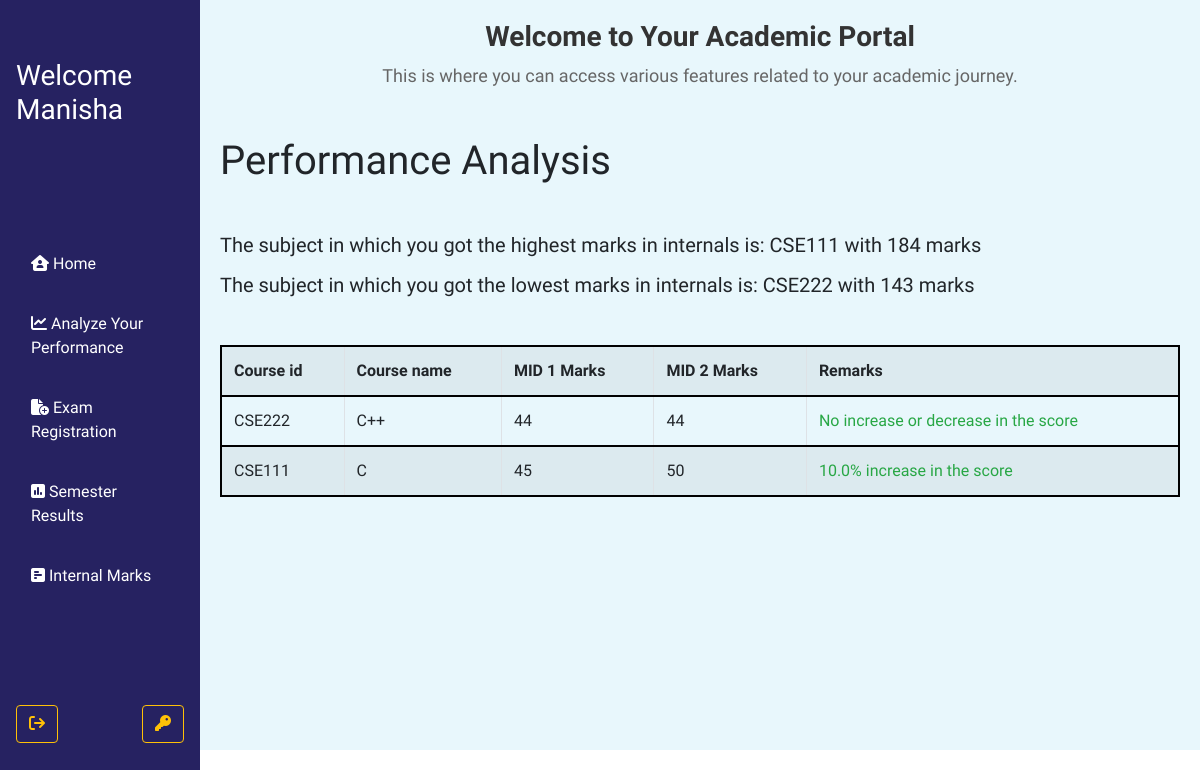
Page /schedule/1 on the committed database.
### App1/models.py (models this page shows)
class Student_details(models.Model):
	fname=models.CharField(max_length=40)
	lname=models.CharField(max_length=40)
	reg_no=models.CharField(max_length=55,unique=True)
	dept=models.CharField(max_length=10)
	pw=models.CharField(max_length=40)

class marks(models.Model):
	s_id=models.IntegerField()
	course_id=models.CharField(max_length=6)
	cla1_marks=models.IntegerField()
	cla2_marks=models.IntegerField()
	mid1_marks=models.IntegerField()
	mid2_marks=models.IntegerField()
	endsem_marks=models.IntegerField()

class courses(models.Model):
	course_id=models.CharField(max_length=6)
	cname=models.CharField(max_length=20)
	dept=models.CharField(max_length=20)

### App1/views.py (the view)
# urls.py: path('schedule/<int:id>',views.schedule,name='schedule'),
def schedule(request, id):
    ob=Student_details.objects.get(id=id)
    marks_list=marks.objects.filter(s_id=id)
    d={}
    for i in marks_list:
        d[i.course_id]=i.cla1_marks+i.cla2_marks+i.mid1_marks+i.mid2_marks
    from collections import OrderedDict
    import numpy as np
    keys = list(d.keys())
    values = list(d.values())
    sorted_value_index = np.argsort(values)
    sorted_marks = {keys[i]: values[i] for i in sorted_value_index}
    hmc = list(sorted_marks)[-1]
    hmv = sorted_marks[hmc]
    lmc = list(sorted_marks)[0]
    lmv = sorted_marks[lmc]
    print(sorted_marks)
    mid1vsmid2={}
    for i in marks_list:
    	mid1vsmid2[i.course_id]=[courses.objects.get(course_id=i.course_id).cname,i.mid1_marks,i.mid2_marks]
    	if i.mid1_marks>i.mid2_marks:
    		p=((i.mid1_marks-i.mid2_marks)/i.mid1_marks)*100
    		p=round(p,3)
    		print(p)
    		mid1vsmid2[i.course_id].append(str(p)+'% decrease in the score')
    	elif i.mid1_marks<i.mid2_marks:
    		p=((i.mid2_marks-i.mid1_marks)/i.mid2_marks)*100
    		p=round(p,3)
    		mid1vsmid2[i.course_id].append(str(p)+'% increase in the score')
    	else:
    		mid1vsmid2[i.course_id].append('No increase or decrease in the score')
    print(mid1vsmid2)
    return render(request, 'schedule.html',{'id':id,'ob':ob,'hmc':hmc,'lmc':lmc,'hmv':hmv,'lmv':lmv,'mid1vsmid2':mid1vsmid2})

### App1/templates/schedule.html
{% extends 'st_home.html' %}
{% block content %}
    <h1 class="my-5">Performance Analysis</h1>
    <h5 class="my-3">The subject in which you got the highest marks in internals is: {{ hmc }} with {{hmv}} marks</h5>
    <h5 class="my-3">The subject in which you got the lowest marks in internals is: {{ lmc }} with {{lmv}} marks</h5>
    <table class="table table-bordered table-striped my-5">
        <tr>
            <th>Course id</th>
            <th>Course name</th>
            <th>MID 1 Marks</th>
            <th>MID 2 Marks</th>
            <th>Remarks</th>
        </tr>
        {%  for key, value_list in mid1vsmid2.items %}
            <tr>
                <td>{{key}}</td>
                <td>{{value_list.0}}</td>
                <td>{{value_list.1}}</td>
                <td>{{value_list.2}}</td>
                <td class="{% if 'increase' in value_list.3 %} text-success {% else %} text-danger {% endif %}">{{value_list.3}}</td>
            </tr>
        {% endfor %}
    </table>
{% endblock %}

### App1/templates/st_home.html (shortened to what this page needs)
<!DOCTYPE html>
<html lang="en">
<head>
<link rel="stylesheet" href="https://stackpath.bootstrapcdn.com/bootstrap/4.5.2/css/bootstrap.min.css">
<link rel="stylesheet" href="https://cdnjs.cloudflare.com/ajax/libs/font-awesome/6.5.2/css/all.min.css" />
</head>
<body>
<nav class="navbar">
  <h3 class="text-white">Welcome {{ob.fname}}</h3>
  <ul class="navbar-nav">
    <li class="nav-item">
      <a class="nav-link" href="{% url 'shome' id %}"><i class="fa-solid fa-house-user"></i> Home</a>
    </li>
    <li class="nav-item">
      <a class="nav-link" href="{% url 'schedule' id %}"><i class="fa-solid fa-chart-line"></i> Analyze Your Performance</a>
    </li>
    <li class="nav-item">
      <a class="nav-link" href="{% url 'exam-reg' id %}"><i class="fa-solid fa-file-circle-plus"></i> Exam Registration</a>
    </li>
    <li class="nav-item">
      <a class="nav-link" href="{% url 'sem-res' id %}"><i class="fa-solid fa-square-poll-vertical"></i> Semester Results</a>
    </li>
    <li class="nav-item">
      <a class="nav-link" href="{% url 'int-marks' id %}"><i class="fa-solid fa-square-poll-horizontal"></i> Internal Marks</a>
    </li>
  </ul>
  <button type="button" id="redirectButton" class="btn btn-outline-warning"><i class="fa-solid fa-arrow-right-from-bracket"></i> </button>
  <button type="button" id="cpbutton" class="btn btn-outline-warning"><i class="fa-solid fa-key"></i> </button>
</nav>
<div class="main-content">
  <h2 id="animated-heading" class="text-center">Welcome to Your Academic Portal</h2>
  <p id="animated-paragraph" class="text-center">This is where you can access various features related to your academic journey.</p>
  {% block content %}
  {% endblock %}
</div>
</body>
</html>

### App1/templates/st_home.html (style rules this page uses)
body { font-family: "Tenor Sans", sans-serif; font-weight: 400; font-style: normal; }
.navbar { height: 100vh; width: 200px; position: fixed; padding-top: 10px; background-color: #262261; color: white; }
.navbar-nav .nav-item { padding: 10px 15px; }
.navbar a { color: white; }
.main-content { margin-left: 200px; padding: 20px; background-color: #e8f7fc; height: 750px; }
#animated-heading { font-size: 28px; font-weight: bold; color: #333; animation: slideRight 2s linear forwards; }
#animated-paragraph { font-size: 18px; color: #666; animation: slideLeft 2s linear forwards; }
.table-bordered { border: 2px solid black; }
.table-bordered tr,td,th { border: 2px solid black; }

### rows in the picture
Student_details: fname "Manisha"
marks: course "CSE111", mid1vsmid2 "CSE111"
marks: course "CSE222", mid1vsmid2 "CSE222"
courses: cname "C++"

### other values in the picture
{{ hmv }} "184"
{{ lmv }} "143"
{{ value_list.1 }} "44" "45"
{{ value_list.2 }} "44" "50"
{{ value_list.3 }} "No increase or decrease in the score" "10.0% increase in the score"
{{ value_list.0 }} "C"
